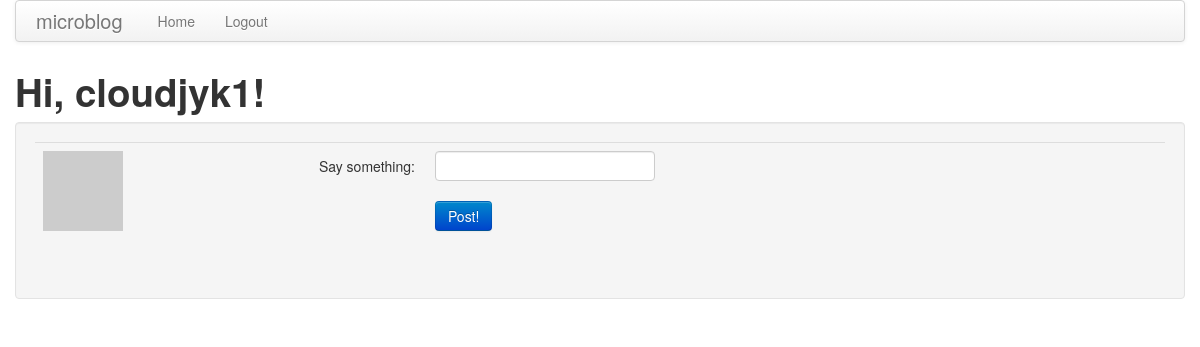
Before: /index (signed in) with the older database file.
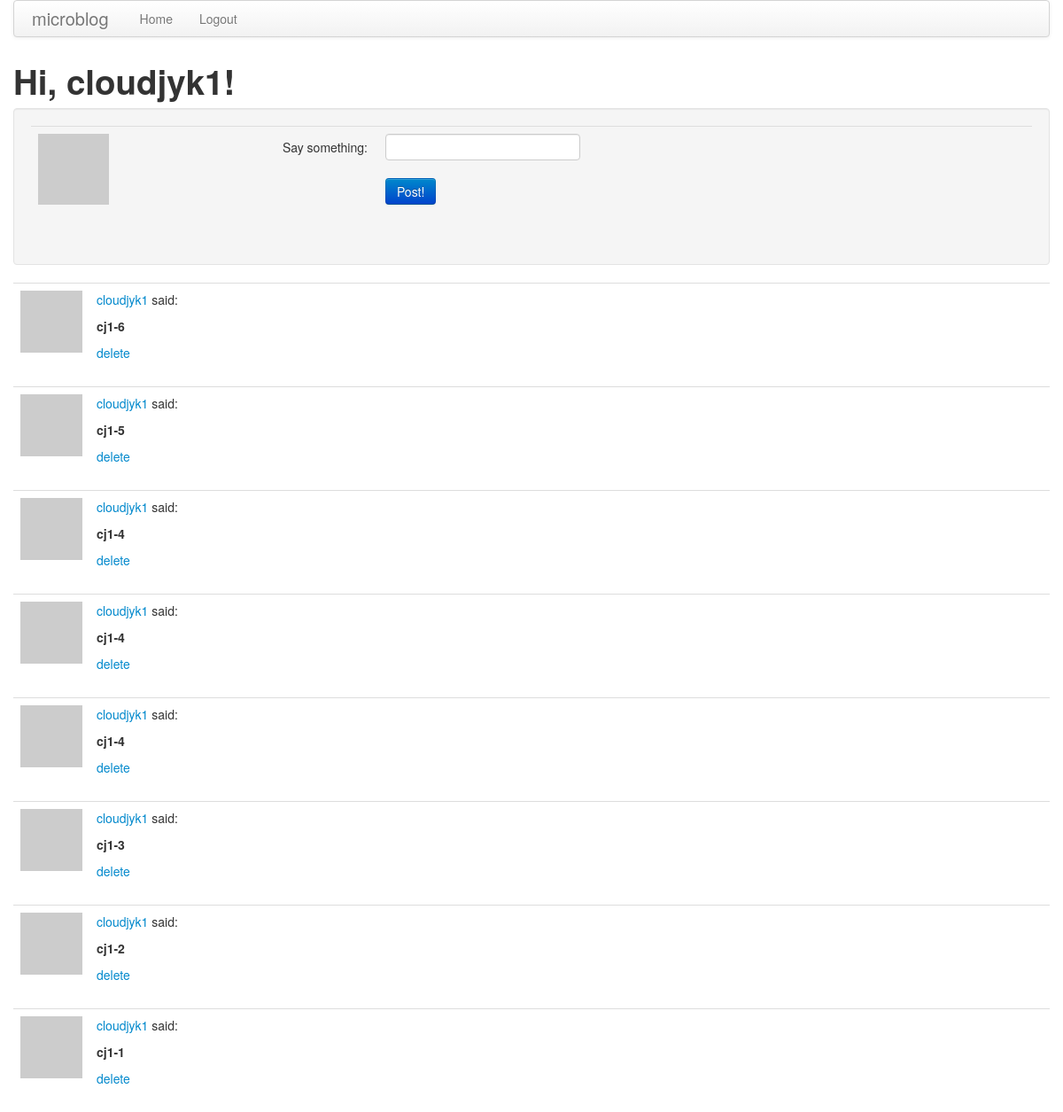
After: the same page with the newer database file.
### app/models.py (models this page shows, shortened)
class Post(db.Model):
    __searchable__ = ['body']
    id = db.Column(db.Integer, primary_key = True)
    body = db.Column(db.String(140))
    timestamp = db.Column(db.DateTime)
    user_id = db.Column(db.Integer, db.ForeignKey('user.id'))

class User(db.Model):
    id = db.Column(db.Integer, primary_key = True)
    username = db.Column(db.String(64), index = True, unique = True)
    password = db.Column(db.String(64), index = True)
    email = db.Column(db.String(120), index = True, unique = True)
    posts = db.relationship('Post', backref='author', lazy='dynamic')
    about_me = db.Column(db.String(140))
    last_seen = db.Column(db.DateTime)
    def avatar(self,size):
        return 'http://www.gravatar.com/avatar/' + md5(self.email.encode('utf-8')).hexdigest() + '?d=mm&s=' + str(size)

### app/views.py (the view)
@app.route('/', methods = ['GET', 'POST'])
@app.route('/index', methods = ['GET', 'POST'])
@login_required
def index():
    user = g.user
    form = PostForm()
    if form.validate_on_submit():
        body = form.body.data
        p = Post(body = body, timestamp = datetime.utcnow(), user_id=g.user.get_id())
        db.session.add(p)
        db.session.commit()
        return redirect(url_for('index'))
    posts = Post.query.filter_by(author=g.user)[::-1]
    return render_template('index.html',
        title = 'Home',
        user = user,
        form = form,
        posts = posts,
        username = user.username)

### app/forms.py
class PostForm(FlaskForm):
    body = StringField('body',validators=[DataRequired()])

### app/views.py (called while the page is built)
@app.before_request
def before_request():
    g.user = current_user

@lm.user_loader
def load_user(id):
    return User.query.get(int(id))

### app/templates/index.html (shortened to what this page needs)
{% extends "base.html" %}
{% block content %}
<h1>Hi, {{ g.user.username }}!</h1>
<div class="well">
    <form class="form-horizontal" action="" method="post" name="post">
        <table class="table table-hover">
            <tr>
                <td>
                    <a href="{{url_for('user', username = user.username)}}"><img src="{{user.avatar(140)}}"></a>
                </td>
                <td>
                    <div class="control-group{% if form.errors.post %} error{% endif %}">
                        <label class="control-label" for="post">Say something:</label>
                        <div class="controls">
                            {{ form.body(size = 30, maxlength = 140) }}
                        </div>
                    </div>
                    <div class="control-group">
                        <div class="controls">
                            <input class="btn btn-primary" type="submit" value="Post!">
                        </div>
                    </div>
                </td>
            </tr>
        </table>
    </form>
</div>
{% for post in posts %}
    {% include 'post.html' %}
{% endfor %}
{% endblock %}

### app/templates/post.html
<table class="table table-hover">
    <tr>
        <td width="70px"><a href="{{url_for('user', username = post.author.username)}}"><img src="{{post.author.avatar(70)}}" /></a></td>
        <td>
            <p><a href="{{url_for('user', username = post.author.username)}}">{{post.author.username}}</a> said:</p>
            <p><strong>{{post.body}}</strong></p>
            {% if g.user.username == username %}
            <a href="http://www.baidu.com">delete</a>
            {% endif %}
        </td>
    </tr>
</table>

Changed rows visible on the page:
added Post: author.username "cloudjyk1", body "cj1-6"
added Post: author.username "cloudjyk1", body "cj1-5"
added Post: author.username "cloudjyk1", body "cj1-4"
added Post: author.username "cloudjyk1", body "cj1-4"
added Post: author.username "cloudjyk1", body "cj1-4"
added Post: author.username "cloudjyk1", body "cj1-3"
added Post: author.username "cloudjyk1", body "cj1-2"
added Post: author.username "cloudjyk1", body "cj1-1"
